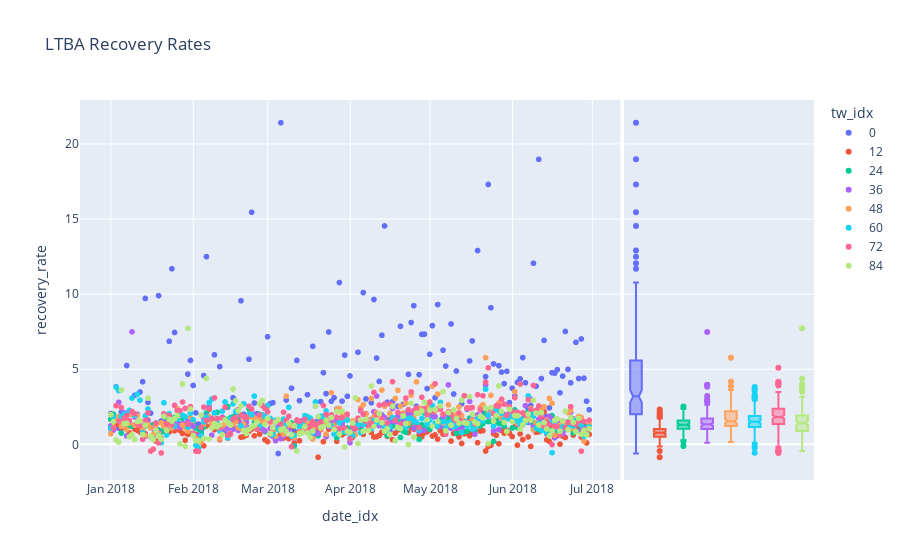

Here is the notebook cell this chart was saved with:
### Code cell
import matplotlib.pyplot as plt
import numpy as np
import pandas as pd
import pickle


pickle_path = '/home/aksoy/Desktop/START/Muhammet/Start_PyCharm/RR_feature_selection_correlation_search/rr_feature_df_pickles/rr_all_features_df_Ataturk.pickle'
#apt_name = pickle_path.split('_')[0]
airport_code = 'LTBA'

with open(pickle_path, 'rb') as file:
    recovery_rate_df = pickle.load(file)


import plotly.express as px

fig = px.scatter(recovery_rate_df, x="date_idx", y="recovery_rate",
                 color="tw_idx",
                 hover_data=['tw_idx', 'capacity_change', 'prev_capacity_change', 'prev_avg_capacity', 'reg_type', 'reg_cause', 'reg_bool_type'],
                 marginal_y='box',
                 title=f'{airport_code} Recovery Rates')
#fig = px.scatter(recovery_rate_df, x="date_idx", y="recovery_rate", color="avg_capacity", hover_data=['tw_idx', 'capacity_change'], marginal_y='box')
fig.write_html(f'featured_recovery_rate_plot_{airport_code}.html')
fig.show()

### Figure 1 — Plotly figure (JSON) as saved in the notebook; plotly's stock layout.template omitted (floating-point values rounded to 4 significant figures; data arrays with more than 128 entries replaced by an {"elided": "..."} marker saying what was removed)
{"data": [{"customdata": {"elided": "177x7 mixed values"}, "hovertemplate": "tw_idx=%{customdata[0]}<br>date_idx=%{x}<br>recovery_rate=%{y}<br>capacity_change=%{customdata[1]}<br>prev_capacity_change=%{customdata[2]}<br>prev_avg_capacity=%{customdata[3]}<br>reg_type=%{customdata[4]}<br>reg_cause=%{customdata[5]}<br>reg_bool_type=%{customdata[6]}<extra></extra>", "legendgroup": "0", "marker": {"color": "#636efa", "symbol": "circle"}, "mode": "markers", "name": "0", "showlegend": true, "x": {"elided": "177 str values"}, "xaxis": "x", "y": {"elided": "177 float values"}, "yaxis": "y", "type": "scattergl"}, {"alignmentgroup": "True", "customdata": {"elided": "177x7 mixed values"}, "hovertemplate": "tw_idx=%{customdata[0]}<br>recovery_rate=%{y}<br>capacity_change=%{customdata[1]}<br>prev_capacity_change=%{customdata[2]}<br>prev_avg_capacity=%{customdata[3]}<br>reg_type=%{customdata[4]}<br>reg_cause=%{customdata[5]}<br>reg_bool_type=%{customdata[6]}<extra></extra>", "legendgroup": "0", "marker": {"color": "#636efa", "symbol": "circle"}, "name": "0", "notched": true, "offsetgroup": "0", "showlegend": false, "xaxis": "x2", "y": {"elided": "177 float values"}, "yaxis": "y2", "type": "box"}, {"customdata": {"elided": "180x7 mixed values"}, "hovertemplate": "tw_idx=%{customdata[0]}<br>date_idx=%{x}<br>recovery_rate=%{y}<br>capacity_change=%{customdata[1]}<br>prev_capacity_change=%{customdata[2]}<br>prev_avg_capacity=%{customdata[3]}<br>reg_type=%{customdata[4]}<br>reg_cause=%{customdata[5]}<br>reg_bool_type=%{customdata[6]}<extra></extra>", "legendgroup": "12", "marker": {"color": "#EF553B", "symbol": "circle"}, "mode": "markers", "name": "12", "showlegend": true, "x": {"elided": "180 str values"}, "xaxis": "x", "y": {"elided": "180 float values"}, "yaxis": "y", "type": "scattergl"}, {"alignmentgroup": "True", "customdata": {"elided": "180x7 mixed values"}, "hovertemplate": "tw_idx=%{customdata[0]}<br>recovery_rate=%{y}<br>capacity_change=%{customdata[1]}<br>prev_capacity_change=%{customdata[2]}<br>prev_avg_capacity=%{customdata[3]}<br>reg_type=%{customdata[4]}<br>reg_cause=%{customdata[5]}<br>reg_bool_type=%{customdata[6]}<extra></extra>", "legendgroup": "12", "marker": {"color": "#EF553B", "symbol": "circle"}, "name": "12", "notched": true, "offsetgroup": "12", "showlegend": false, "xaxis": "x2", "y": {"elided": "180 float values"}, "yaxis": "y2", "type": "box"}, {"customdata": {"elided": "180x7 mixed values"}, "hovertemplate": "tw_idx=%{customdata[0]}<br>date_idx=%{x}<br>recovery_rate=%{y}<br>capacity_change=%{customdata[1]}<br>prev_capacity_change=%{customdata[2]}<br>prev_avg_capacity=%{customdata[3]}<br>reg_type=%{customdata[4]}<br>reg_cause=%{customdata[5]}<br>reg_bool_type=%{customdata[6]}<extra></extra>", "legendgroup": "24", "marker": {"color": "#00cc96", "symbol": "circle"}, "mode": "markers", "name": "24", "showlegend": true, "x": {"elided": "180 str values"}, "xaxis": "x", "y": {"elided": "180 float values"}, "yaxis": "y", "type": "scattergl"}, {"alignmentgroup": "True", "customdata": {"elided": "180x7 mixed values"}, "hovertemplate": "tw_idx=%{customdata[0]}<br>recovery_rate=%{y}<br>capacity_change=%{customdata[1]}<br>prev_capacity_change=%{customdata[2]}<br>prev_avg_capacity=%{customdata[3]}<br>reg_type=%{customdata[4]}<br>reg_cause=%{customdata[5]}<br>reg_bool_type=%{customdata[6]}<extra></extra>", "legendgroup": "24", "marker": {"color": "#00cc96", "symbol": "circle"}, "name": "24", "notched": true, "offsetgroup": "24", "showlegend": false, "xaxis": "x2", "y": {"elided": "180 float values"}, "yaxis": "y2", "type": "box"}, {"customdata": {"elided": "180x7 mixed values"}, "hovertemplate": "tw_idx=%{customdata[0]}<br>date_idx=%{x}<br>recovery_rate=%{y}<br>capacity_change=%{customdata[1]}<br>prev_capacity_change=%{customdata[2]}<br>prev_avg_capacity=%{customdata[3]}<br>reg_type=%{customdata[4]}<br>reg_cause=%{customdata[5]}<br>reg_bool_type=%{customdata[6]}<extra></extra>", "legendgroup": "36", "marker": {"color": "#ab63fa", "symbol": "circle"}, "mode": "markers", "name": "36", "showlegend": true, "x": {"elided": "180 str values"}, "xaxis": "x", "y": {"elided": "180 float values"}, "yaxis": "y", "type": "scattergl"}, {"alignmentgroup": "True", "customdata": {"elided": "180x7 mixed values"}, "hovertemplate": "tw_idx=%{customdata[0]}<br>recovery_rate=%{y}<br>capacity_change=%{customdata[1]}<br>prev_capacity_change=%{customdata[2]}<br>prev_avg_capacity=%{customdata[3]}<br>reg_type=%{customdata[4]}<br>reg_cause=%{customdata[5]}<br>reg_bool_type=%{customdata[6]}<extra></extra>", "legendgroup": "36", "marker": {"color": "#ab63fa", "symbol": "circle"}, "name": "36", "notched": true, "offsetgroup": "36", "showlegend": false, "xaxis": "x2", "y": {"elided": "180 float values"}, "yaxis": "y2", "type": "box"}, {"customdata": {"elided": "181x7 mixed values"}, "hovertemplate": "tw_idx=%{customdata[0]}<br>date_idx=%{x}<br>recovery_rate=%{y}<br>capacity_change=%{customdata[1]}<br>prev_capacity_change=%{customdata[2]}<br>prev_avg_capacity=%{customdata[3]}<br>reg_type=%{customdata[4]}<br>reg_cause=%{customdata[5]}<br>reg_bool_type=%{customdata[6]}<extra></extra>", "legendgroup": "48", "marker": {"color": "#FFA15A", "symbol": "circle"}, "mode": "markers", "name": "48", "showlegend": true, "x": {"elided": "181 str values"}, "xaxis": "x", "y": {"elided": "181 float values"}, "yaxis": "y", "type": "scattergl"}, {"alignmentgroup": "True", "customdata": {"elided": "181x7 mixed values"}, "hovertemplate": "tw_idx=%{customdata[0]}<br>recovery_rate=%{y}<br>capacity_change=%{customdata[1]}<br>prev_capacity_change=%{customdata[2]}<br>prev_avg_capacity=%{customdata[3]}<br>reg_type=%{customdata[4]}<br>reg_cause=%{customdata[5]}<br>reg_bool_type=%{customdata[6]}<extra></extra>", "legendgroup": "48", "marker": {"color": "#FFA15A", "symbol": "circle"}, "name": "48", "notched": true, "offsetgroup": "48", "showlegend": false, "xaxis": "x2", "y": {"elided": "181 float values"}, "yaxis": "y2", "type": "box"}, {"customdata": {"elided": "181x7 mixed values"}, "hovertemplate": "tw_idx=%{customdata[0]}<br>date_idx=%{x}<br>recovery_rate=%{y}<br>capacity_change=%{customdata[1]}<br>prev_capacity_change=%{customdata[2]}<br>prev_avg_capacity=%{customdata[3]}<br>reg_type=%{customdata[4]}<br>reg_cause=%{customdata[5]}<br>reg_bool_type=%{customdata[6]}<extra></extra>", "legendgroup": "60", "marker": {"color": "#19d3f3", "symbol": "circle"}, "mode": "markers", "name": "60", "showlegend": true, "x": {"elided": "181 str values"}, "xaxis": "x", "y": {"elided": "181 float values"}, "yaxis": "y", "type": "scattergl"}, {"alignmentgroup": "True", "customdata": {"elided": "181x7 mixed values"}, "hovertemplate": "tw_idx=%{customdata[0]}<br>recovery_rate=%{y}<br>capacity_change=%{customdata[1]}<br>prev_capacity_change=%{customdata[2]}<br>prev_avg_capacity=%{customdata[3]}<br>reg_type=%{customdata[4]}<br>reg_cause=%{customdata[5]}<br>reg_bool_type=%{customdata[6]}<extra></extra>", "legendgroup": "60", "marker": {"color": "#19d3f3", "symbol": "circle"}, "name": "60", "notched": true, "offsetgroup": "60", "showlegend": false, "xaxis": "x2", "y": {"elided": "181 float values"}, "yaxis": "y2", "type": "box"}, {"customdata": {"elided": "181x7 mixed values"}, "hovertemplate": "tw_idx=%{customdata[0]}<br>date_idx=%{x}<br>recovery_rate=%{y}<br>capacity_change=%{customdata[1]}<br>prev_capacity_change=%{customdata[2]}<br>prev_avg_capacity=%{customdata[3]}<br>reg_type=%{customdata[4]}<br>reg_cause=%{customdata[5]}<br>reg_bool_type=%{customdata[6]}<extra></extra>", "legendgroup": "72", "marker": {"color": "#FF6692", "symbol": "circle"}, "mode": "markers", "name": "72", "showlegend": true, "x": {"elided": "181 str values"}, "xaxis": "x", "y": {"elided": "181 float values"}, "yaxis": "y", "type": "scattergl"}, {"alignmentgroup": "True", "customdata": {"elided": "181x7 mixed values"}, "hovertemplate": "tw_idx=%{customdata[0]}<br>recovery_rate=%{y}<br>capacity_change=%{customdata[1]}<br>prev_capacity_change=%{customdata[2]}<br>prev_avg_capacity=%{customdata[3]}<br>reg_type=%{customdata[4]}<br>reg_cause=%{customdata[5]}<br>reg_bool_type=%{customdata[6]}<extra></extra>", "legendgroup": "72", "marker": {"color": "#FF6692", "symbol": "circle"}, "name": "72", "notched": true, "offsetgroup": "72", "showlegend": false, "xaxis": "x2", "y": {"elided": "181 float values"}, "yaxis": "y2", "type": "box"}, {"customdata": {"elided": "181x7 mixed values"}, "hovertemplate": "tw_idx=%{customdata[0]}<br>date_idx=%{x}<br>recovery_rate=%{y}<br>capacity_change=%{customdata[1]}<br>prev_capacity_change=%{customdata[2]}<br>prev_avg_capacity=%{customdata[3]}<br>reg_type=%{customdata[4]}<br>reg_cause=%{customdata[5]}<br>reg_bool_type=%{customdata[6]}<extra></extra>", "legendgroup": "84", "marker": {"color": "#B6E880", "symbol": "circle"}, "mode": "markers", "name": "84", "showlegend": true, "x": {"elided": "181 str values"}, "xaxis": "x", "y": {"elided": "181 float values"}, "yaxis": "y", "type": "scattergl"}, {"alignmentgroup": "True", "customdata": {"elided": "181x7 mixed values"}, "hovertemplate": "tw_idx=%{customdata[0]}<br>recovery_rate=%{y}<br>capacity_change=%{customdata[1]}<br>prev_capacity_change=%{customdata[2]}<br>prev_avg_capacity=%{customdata[3]}<br>reg_type=%{customdata[4]}<br>reg_cause=%{customdata[5]}<br>reg_bool_type=%{customdata[6]}<extra></extra>", "legendgroup": "84", "marker": {"color": "#B6E880", "symbol": "circle"}, "name": "84", "notched": true, "offsetgroup": "84", "showlegend": false, "xaxis": "x2", "y": {"elided": "181 float values"}, "yaxis": "y2", "type": "box"}], "layout": {"xaxis": {"anchor": "y", "domain": [0.0, 0.7363], "title": {"text": "date_idx"}}, "yaxis": {"anchor": "x", "domain": [0.0, 1.0], "title": {"text": "recovery_rate"}}, "xaxis2": {"anchor": "y2", "domain": [0.7413, 1.0], "matches": "x2", "showticklabels": false, "showline": false, "ticks": "", "showgrid": false}, "yaxis2": {"anchor": "x2", "domain": [0.0, 1.0], "matches": "y", "showticklabels": false, "showgrid": true}, "legend": {"title": {"text": "tw_idx"}, "tracegroupgap": 0}, "title": {"text": "LTBA Recovery Rates"}}}
